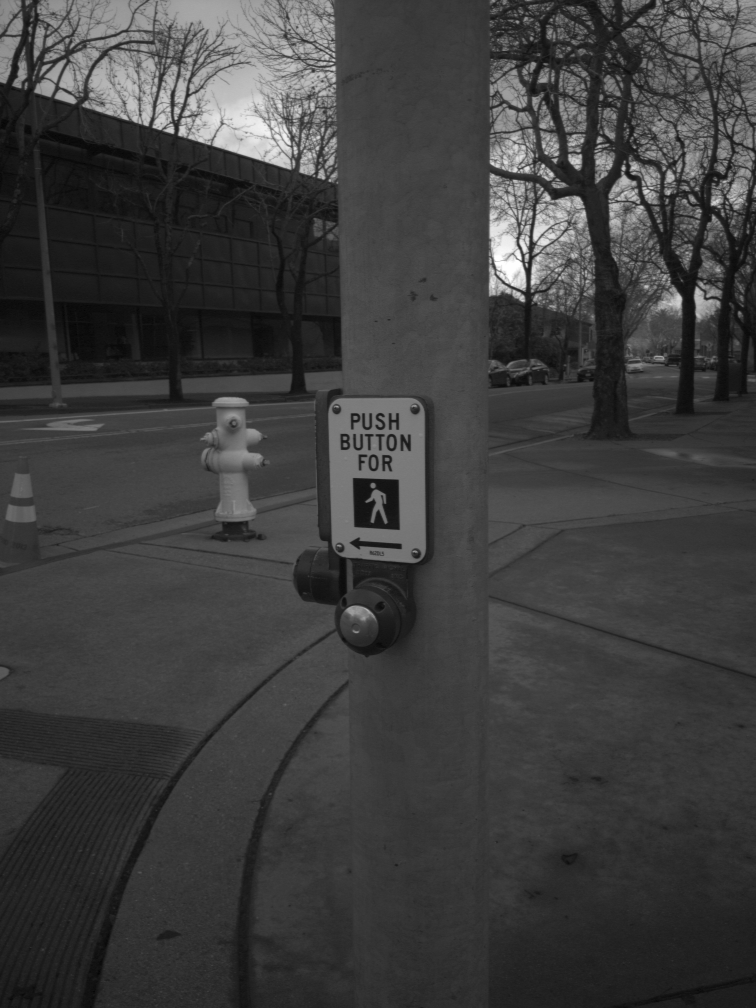
%> input picture DP_data_example/google2019/test/right_pd/20180302_mmmm_6527_20180303T130940/result_rightPd_center.png, 1512 x 2016 px (shown at 1/2 size); the run also reads 1 picture not shown here
$ octave demo_csgm_phone.m   (GNU Octave 9; MATLAB toolbox functions it lacks are replaced by stand-ins)
%> lines starting %> are read from the running program, lines starting %| are printed output that depends on the picture
### CSGM/DP_Phone/utils/load_google_phone_images.m
function imname = load_google_phone_images(path_im, num_im)
%> called with path_im = 'DP_data_example\google2019\test\right_pd\', num_im = 1

folder_info = dir(path_im);
perm_idxs = randperm(length(folder_info));
perm_idxs(perm_idxs == 1) = [];
perm_idxs(perm_idxs == 2) = [];
% perm_idxs = 3:52;
if num_im == 684
    perm_idxs = 3:num_im+2;
end
for idx_im = 1:num_im
    curr_idx = perm_idxs(idx_im);

    imname{idx_im} = [folder_info(curr_idx).name,'\'];
end

end

### CSGM/DP_Phone/utils/loadPhone.m
function [im_l, im_r, im_guide, gt_depth, conf_depth] = loadPhone(pathData,imname)
%> called with pathData = 'DP_data_example\google2019\test\', imname = '20180302_mmmm_6527_20180303T130940\'
%% Read all images and crop them
crop_l = [1344,1008];
crop_s = [672,504];

file_path_right = [pathData,'right_pd\',imname,'result_rightPd_center.png'];
im_r = imread(file_path_right);
%> im_r is the input picture: size 2016x1512 uint8; min 0, max 254, mean 61.8
im_r = double(cropCenter(im_r, crop_l));
%> in cropCenter, `out_im = in_im(m_h-c_h(1)+1:m_h+c_h(1),n_h-c_h(2)+1:n_h+c_h(2),:);`:
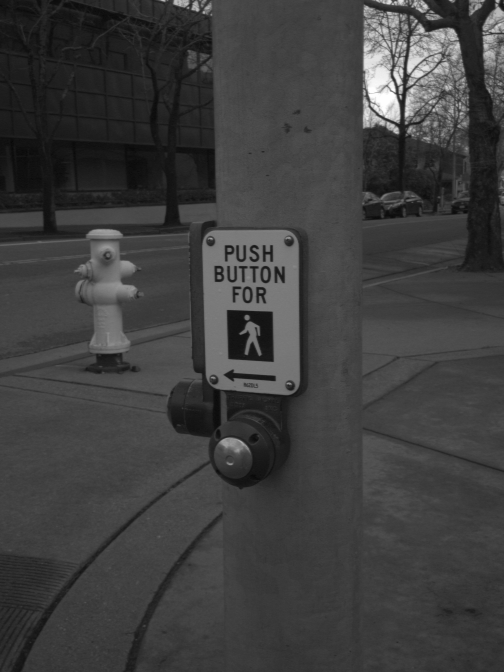
%> out_im: size 1344x1008 uint8 (shown at 1/2 size); min 2, max 254, mean 62.2
%> im_r: size 1344x1008 double

file_path_left = [pathData,'left_pd\',imname,'result_leftPd_center.png'];
im_l = imread(file_path_left);
im_l = double(cropCenter(im_l, crop_l));
%> im_l: size 1344x1008 double

file_path_guide = [pathData,'scaled_images\',imname,'result_scaled_image_center.jpg'];
im_guide = imread(file_path_guide);
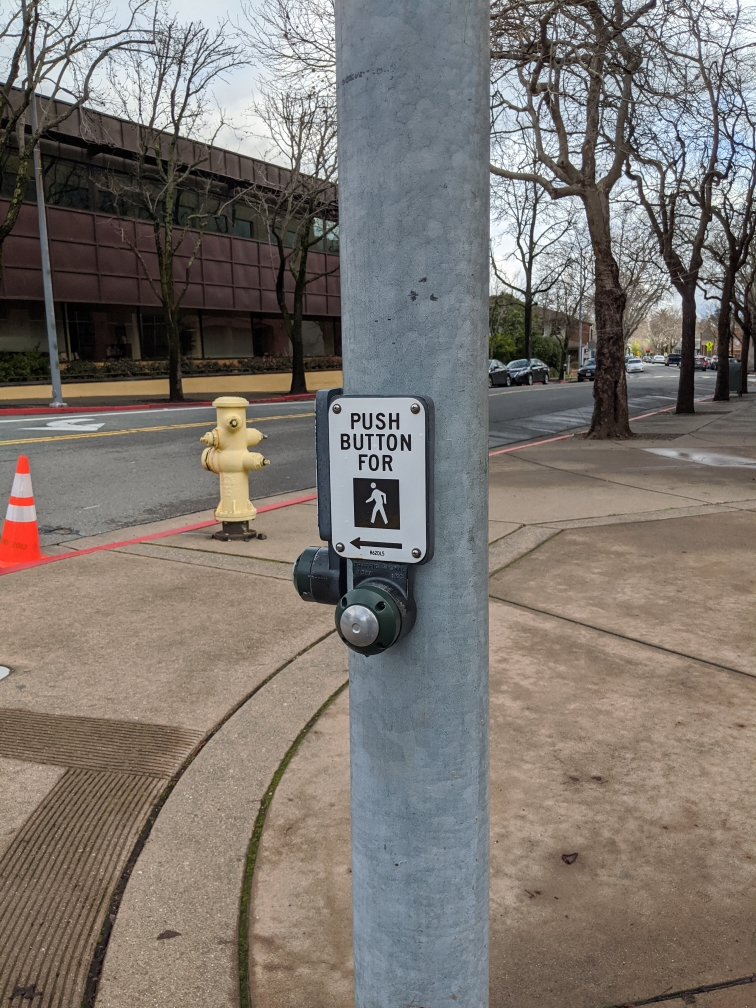
%> input picture DP_data_example/google2019/test/scaled_images/20180302_mmmm_6527_20180303T130940/result_scaled_image_center.jpg, 756 x 1008 px
%> im_guide is the input picture: size 1008x756x3 uint8; mean R, G, B 124.2, 117.6, 111.7
im_guide = double(cropCenter(im_guide, crop_s));
%> call 3 of cropCenter, with crop_size = [672 504]
%> in cropCenter (call 3), `out_im = in_im(m_h-c_h(1)+1:m_h+c_h(1),n_h-c_h(2)+1:n_h+c_h(2),:);`:
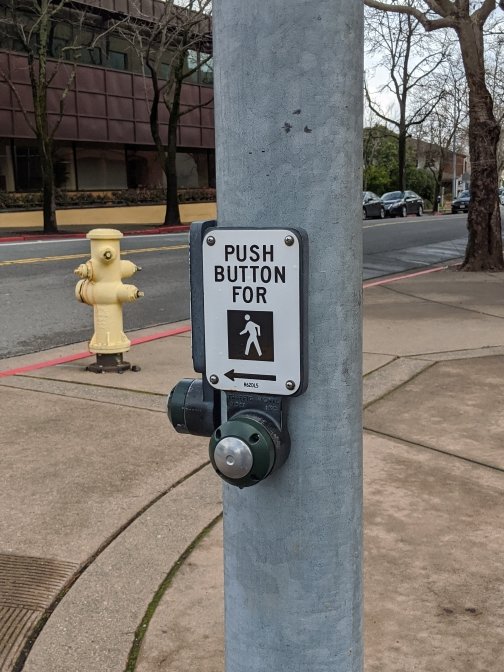
%> out_im: size 672x504x3 uint8; mean R, G, B 118.7, 113.5, 107.9
%> im_guide: size 672x504x3 double
im_guide = imresize(im_guide,2);
%> im_guide: size 1344x1008x3 double

file_path_depth = [pathData,'merged_depth\',imname,'result_merged_depth_center.png'];
gt_depth = imread(file_path_depth);
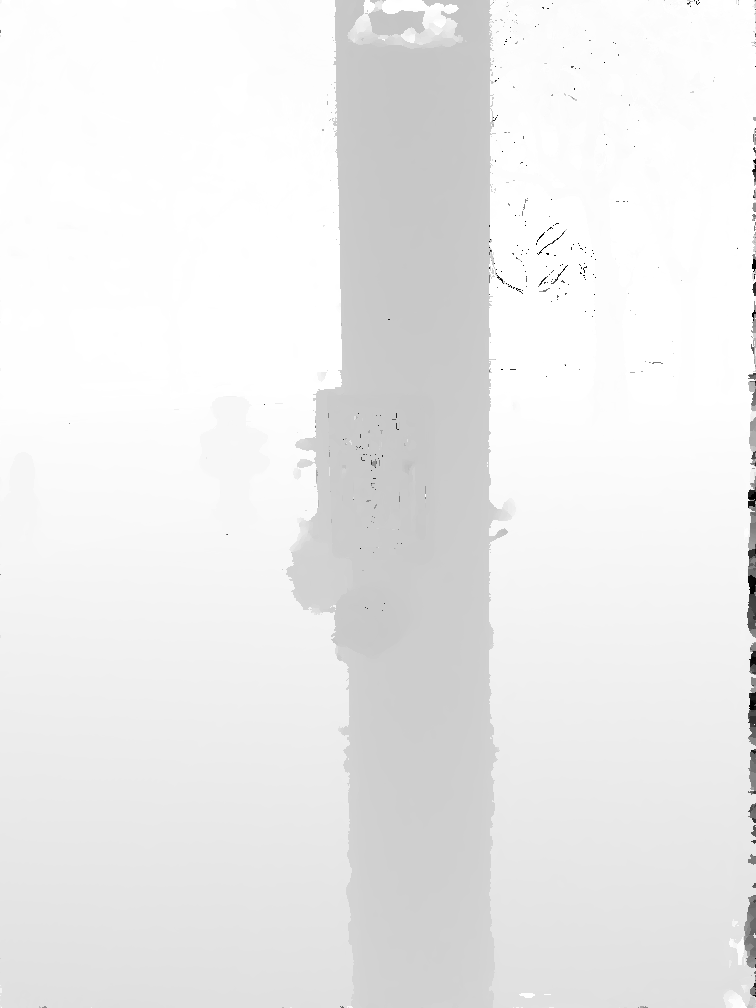
%> input picture DP_data_example/google2019/test/merged_depth/20180302_mmmm_6527_20180303T130940/result_merged_depth_center.png, 756 x 1008 px
%> gt_depth is the input picture: size 1008x756 uint8; min 0, max 255, mean 235.4
gt_depth = double(cropCenter(gt_depth, crop_s));
%> call 4 of cropCenter, with crop_size = [672 504]
%> in cropCenter (call 4), `out_im = in_im(m_h-c_h(1)+1:m_h+c_h(1),n_h-c_h(2)+1:n_h+c_h(2),:);`:
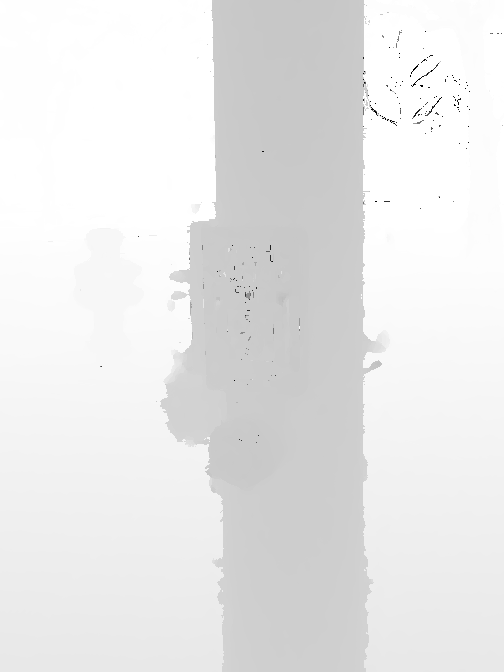
%> out_im: size 672x504 uint8; min 0, max 255, mean 232.8
%> gt_depth: size 672x504 double

file_path_conf = [pathData,'merged_conf\',imname,'result_merged_conf_center.exr'];
%> the run ends on the next line
conf_depth = cv.imread(file_path_conf, 'Unchanged', true, 'Color', false, 'Grayscale', true); conf_depth = conf_depth(:,:,1);
conf_depth = double(cropCenter(conf_depth, crop_s));

if 0
    figure(999);
    ax(1) = subplot(151); imagesc(im_r);
    ax(2) = subplot(152); imagesc(im_l);
    ax(3) = subplot(153); imagesc(im_guide/255);
    ax(4) = subplot(154); imagesc(gt_depth);
    ax(5) = subplot(155); imagesc(conf_depth);
    linkaxes(ax);

end

end

### CSGM/utils/other/cropCenter.m
function out_im = cropCenter(in_im, crop_size)
% Input: Image, size of crop
% Output: cropped image
[m,n,c] = size(in_im);
m_h = m/2;
n_h = n/2;
c_h = crop_size/2;

out_im = in_im(m_h-c_h(1)+1:m_h+c_h(1),n_h-c_h(2)+1:n_h+c_h(2),:);
end

### demos_DP/demo_csgm_phone.m
%% CSGM - wrapper
% This is opitmized for DP - data set from "Modeling Defocus-Disparity in Dual-Pixel Sensors"
CCM = [0.267004,0.004874,0.329415; 0.268510,0.009605,0.335427; 0.269944,0.014625,0.341379; 0.271305,0.019942,0.347269; 0.272594,0.025563,0.353093; 0.273809,0.031497,0.358853; 0.274952,0.037752,0.364543; 0.276022,0.044167,0.370164; 0.277018,0.050344,0.375715; 0.277941,0.056324,0.381191; 0.278791,0.062145,0.386592; 0.279566,0.067836,0.391917; 0.280267,0.073417,0.397163; 0.280894,0.078907,0.402329; 0.281446,0.084320,0.407414; 0.281924,0.089666,0.412415; 0.282327,0.094955,0.417331; 0.282656,0.100196,0.422160; 0.282910,0.105393,0.426902; 0.283091,0.110553,0.431554; 0.283197,0.115680,0.436115; 0.283229,0.120777,0.440584; 0.283187,0.125848,0.444960; 0.283072,0.130895,0.449241; 0.282884,0.135920,0.453427; 0.282623,0.140926,0.457517; 0.282290,0.145912,0.461510; 0.281887,0.150881,0.465405; 0.281412,0.155834,0.469201; 0.280868,0.160771,0.472899; 0.280255,0.165693,0.476498; 0.279574,0.170599,0.479997; 0.278826,0.175490,0.483397; 0.278012,0.180367,0.486697; 0.277134,0.185228,0.489898; 0.276194,0.190074,0.493001; 0.275191,0.194905,0.496005; 0.274128,0.199721,0.498911; 0.273006,0.204520,0.501721; 0.271828,0.209303,0.504434; 0.270595,0.214069,0.507052; 0.269308,0.218818,0.509577; 0.267968,0.223549,0.512008; 0.266580,0.228262,0.514349; 0.265145,0.232956,0.516599; 0.263663,0.237631,0.518762; 0.262138,0.242286,0.520837; 0.260571,0.246922,0.522828; 0.258965,0.251537,0.524736; 0.257322,0.256130,0.526563; 0.255645,0.260703,0.528312; 0.253935,0.265254,0.529983; 0.252194,0.269783,0.531579; 0.250425,0.274290,0.533103; 0.248629,0.278775,0.534556; 0.246811,0.283237,0.535941; 0.244972,0.287675,0.537260; 0.243113,0.292092,0.538516; 0.241237,0.296485,0.539709; 0.239346,0.300855,0.540844; 0.237441,0.305202,0.541921; 0.235526,0.309527,0.542944; 0.233603,0.313828,0.543914; 0.231674,0.318106,0.544834; 0.229739,0.322361,0.545706; 0.227802,0.326594,0.546532; 0.225863,0.330805,0.547314; 0.223925,0.334994,0.548053; 0.221989,0.339161,0.548752; 0.220057,0.343307,0.549413; 0.218130,0.347432,0.550038; 0.216210,0.351535,0.550627; 0.214298,0.355619,0.551184; 0.212395,0.359683,0.551710; 0.210503,0.363727,0.552206; 0.208623,0.367752,0.552675; 0.206756,0.371758,0.553117; 0.204903,0.375746,0.553533; 0.203063,0.379716,0.553925; 0.201239,0.383670,0.554294; 0.199430,0.387607,0.554642; 0.197636,0.391528,0.554969; 0.195860,0.395433,0.555276; 0.194100,0.399323,0.555565; 0.192357,0.403199,0.555836; 0.190631,0.407061,0.556089; 0.188923,0.410910,0.556326; 0.187231,0.414746,0.556547; 0.185556,0.418570,0.556753; 0.183898,0.422383,0.556944; 0.182256,0.426184,0.557120; 0.180629,0.429975,0.557282; 0.179019,0.433756,0.557430; 0.177423,0.437527,0.557565; 0.175841,0.441290,0.557685; 0.174274,0.445044,0.557792; 0.172719,0.448791,0.557885; 0.171176,0.452530,0.557965; 0.169646,0.456262,0.558030; 0.168126,0.459988,0.558082; 0.166617,0.463708,0.558119; 0.165117,0.467423,0.558141; 0.163625,0.471133,0.558148; 0.162142,0.474838,0.558140; 0.160665,0.478540,0.558115; 0.159194,0.482237,0.558073; 0.157729,0.485932,0.558013; 0.156270,0.489624,0.557936; 0.154815,0.493313,0.557840; 0.153364,0.497000,0.557724; 0.151918,0.500685,0.557587; 0.150476,0.504369,0.557430; 0.149039,0.508051,0.557250; 0.147607,0.511733,0.557049; 0.146180,0.515413,0.556823; 0.144759,0.519093,0.556572; 0.143343,0.522773,0.556295; 0.141935,0.526453,0.555991; 0.140536,0.530132,0.555659; 0.139147,0.533812,0.555298; 0.137770,0.537492,0.554906; 0.136408,0.541173,0.554483; 0.135066,0.544853,0.554029; 0.133743,0.548535,0.553541; 0.132444,0.552216,0.553018; 0.131172,0.555899,0.552459; 0.129933,0.559582,0.551864; 0.128729,0.563265,0.551229; 0.127568,0.566949,0.550556; 0.126453,0.570633,0.549841; 0.125394,0.574318,0.549086; 0.124395,0.578002,0.548287; 0.123463,0.581687,0.547445; 0.122606,0.585371,0.546557; 0.121831,0.589055,0.545623; 0.121148,0.592739,0.544641; 0.120565,0.596422,0.543611; 0.120092,0.600104,0.542530; 0.119738,0.603785,0.541400; 0.119512,0.607464,0.540218; 0.119423,0.611141,0.538982; 0.119483,0.614817,0.537692; 0.119699,0.618490,0.536347; 0.120081,0.622161,0.534946; 0.120638,0.625828,0.533488; 0.121380,0.629492,0.531973; 0.122312,0.633153,0.530398; 0.123444,0.636809,0.528763; 0.124780,0.640461,0.527068; 0.126326,0.644107,0.525311; 0.128087,0.647749,0.523491; 0.130067,0.651384,0.521608; 0.132268,0.655014,0.519661; 0.134692,0.658636,0.517649; 0.137339,0.662252,0.515571; 0.140210,0.665859,0.513427; 0.143303,0.669459,0.511215; 0.146616,0.673050,0.508936; 0.150148,0.676631,0.506589; 0.153894,0.680203,0.504172; 0.157851,0.683765,0.501686; 0.162016,0.687316,0.499129; 0.166383,0.690856,0.496502; 0.170948,0.694384,0.493803; 0.175707,0.697900,0.491033; 0.180653,0.701402,0.488189; 0.185783,0.704891,0.485273; 0.191090,0.708366,0.482284; 0.196571,0.711827,0.479221; 0.202219,0.715272,0.476084; 0.208030,0.718701,0.472873; 0.214000,0.722114,0.469588; 0.220124,0.725509,0.466226; 0.226397,0.728888,0.462789; 0.232815,0.732247,0.459277; 0.239374,0.735588,0.455688; 0.246070,0.738910,0.452024; 0.252899,0.742211,0.448284; 0.259857,0.745492,0.444467; 0.266941,0.748751,0.440573; 0.274149,0.751988,0.436601; 0.281477,0.755203,0.432552; 0.288921,0.758394,0.428426; 0.296479,0.761561,0.424223; 0.304148,0.764704,0.419943; 0.311925,0.767822,0.415586; 0.319809,0.770914,0.411152; 0.327796,0.773980,0.406640; 0.335885,0.777018,0.402049; 0.344074,0.780029,0.397381; 0.352360,0.783011,0.392636; 0.360741,0.785964,0.387814; 0.369214,0.788888,0.382914; 0.377779,0.791781,0.377939; 0.386433,0.794644,0.372886; 0.395174,0.797475,0.367757; 0.404001,0.800275,0.362552; 0.412913,0.803041,0.357269; 0.421908,0.805774,0.351910; 0.430983,0.808473,0.346476; 0.440137,0.811138,0.340967; 0.449368,0.813768,0.335384; 0.458674,0.816363,0.329727; 0.468053,0.818921,0.323998; 0.477504,0.821444,0.318195; 0.487026,0.823929,0.312321; 0.496615,0.826376,0.306377; 0.506271,0.828786,0.300362; 0.515992,0.831158,0.294279; 0.525776,0.833491,0.288127; 0.535621,0.835785,0.281908; 0.545524,0.838039,0.275626; 0.555484,0.840254,0.269281; 0.565498,0.842430,0.262877; 0.575563,0.844566,0.256415; 0.585678,0.846661,0.249897; 0.595839,0.848717,0.243329; 0.606045,0.850733,0.236712; 0.616293,0.852709,0.230052; 0.626579,0.854645,0.223353; 0.636902,0.856542,0.216620; 0.647257,0.858400,0.209861; 0.657642,0.860219,0.203082; 0.668054,0.861999,0.196293; 0.678489,0.863742,0.189503; 0.688944,0.865448,0.182725; 0.699415,0.867117,0.175971; 0.709898,0.868751,0.169257; 0.720391,0.870350,0.162603; 0.730889,0.871916,0.156029; 0.741388,0.873449,0.149561; 0.751884,0.874951,0.143228; 0.762373,0.876424,0.137064; 0.772852,0.877868,0.131109; 0.783315,0.879285,0.125405; 0.793760,0.880678,0.120005; 0.804182,0.882046,0.114965; 0.814576,0.883393,0.110347; 0.824940,0.884720,0.106217; 0.835270,0.886029,0.102646; 0.845561,0.887322,0.099702; 0.855810,0.888601,0.097452; 0.866013,0.889868,0.095953; 0.876168,0.891125,0.095250; 0.886271,0.892374,0.095374; 0.896320,0.893616,0.096335; 0.906311,0.894855,0.098125; 0.916242,0.896091,0.100717; 0.926106,0.897330,0.104071; 0.935904,0.898570,0.108131; 0.945636,0.899815,0.112838; 0.955300,0.901065,0.118128; 0.964894,0.902323,0.123941; 0.974417,0.903590,0.130215; 0.983868,0.904867,0.136897; 0.993248,0.906157,0.143936];


%% Load spesific images
% [17 lines of commented-out code are left out]

%% Load from data-set
pathData = 'DP_data_example\google2019\test\';
num_im = 1; %684
imname = load_google_phone_images([pathData,'right_pd\'], num_im);
idx_im = 1;
[im_l,im_r,im_guide,gt_depth,conf_depth] = loadPhone(pathData,imname{idx_im});
